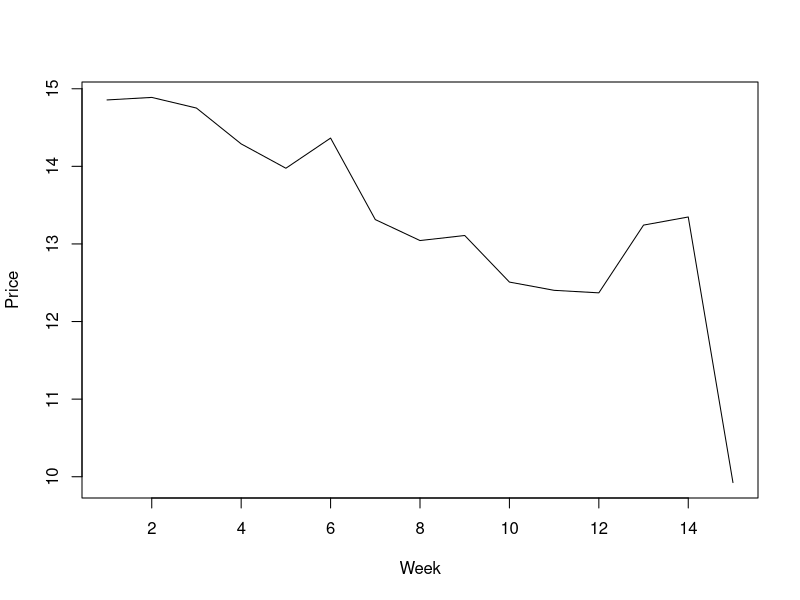
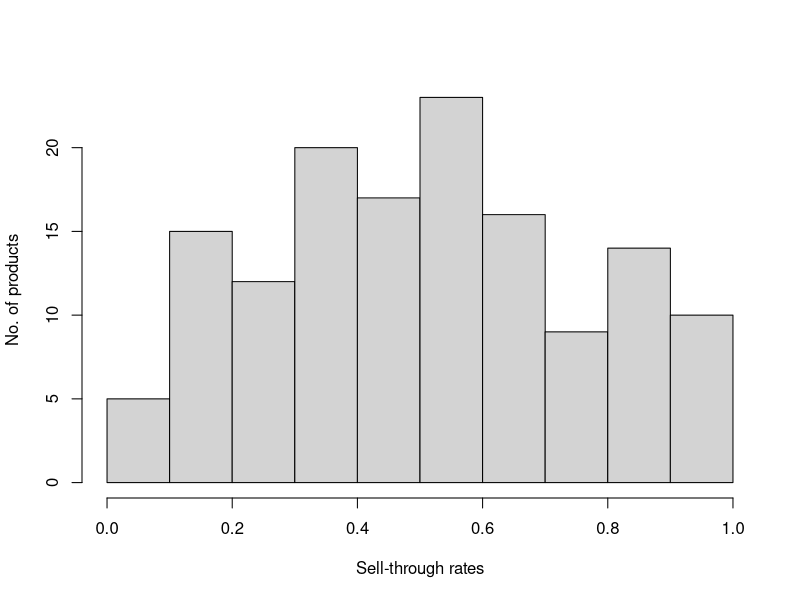
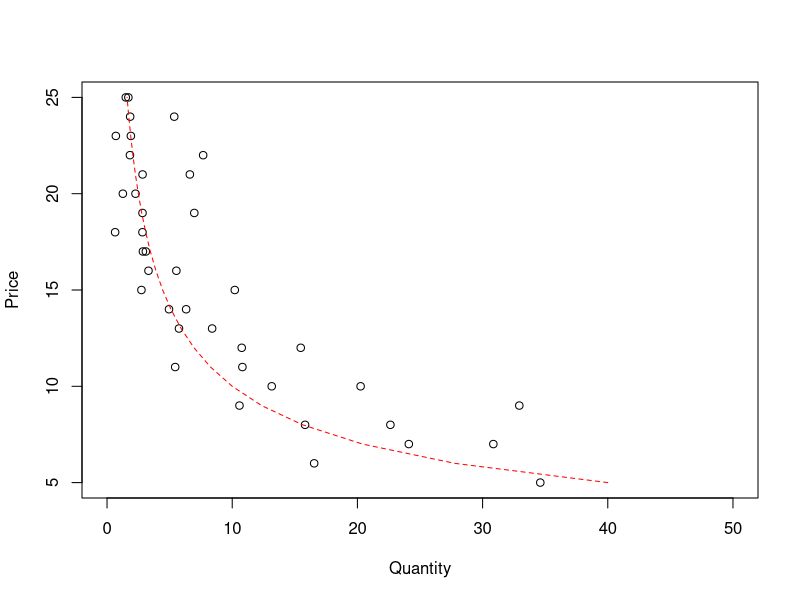
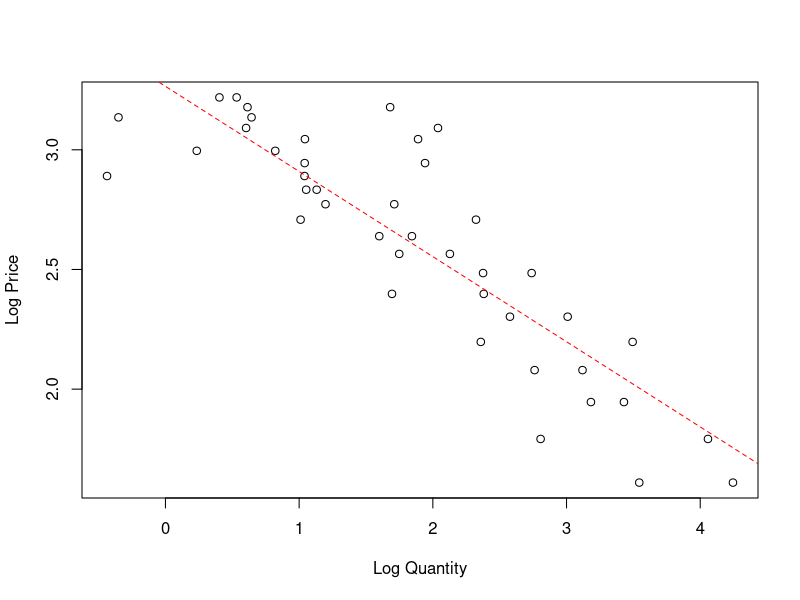

These figures' R source, in order:
set.seed(23)

## Price over season
p0 <- 15
p <- 15 - c(.25 * 1:10, 15 * seq(.2,.4,.05)) * runif(15)
wk <- 1:length(p)
pdf(file='figs/price_season.pdf',height=4,width=7)
plot(p~wk, type='l',ylab='Price',xlab='Week')
dev.off()

## Sell-through rates
st <- c(runif(100), seq(.3,.7,.01))
pdf(file='figs/sell_through.pdf',height=6,width=6)
hist(st,breaks=10,xlab='Sell-through rates',ylab='No. of products',main='')
dev.off()

## Quantity versus price
d <- 1000
eps <- -2
k <- 2

p <- 5:25
q <- d*p^eps
n <- length(p)*k

lp_e <- rep(log(p),k)
lq_e <- rep(log(q),k) + runif(n)*mean(log(q)) * (2*runif(n)-1)

pdf('figs/pq.pdf',height=4,width=4)
plot(exp(lp_e)~exp(lq_e),ylab='Price',xlab='Quantity',xlim=c(0,50))
lines(p~q,lty=2,col='red')
dev.off()

pdf('figs/pq_log.pdf',height=4,width=4)
plot(lp_e~lq_e,ylab='Log Price',xlab='Log Quantity')
abline(lm(lp_e~lq_e),lty=2,col='red')
dev.off()


